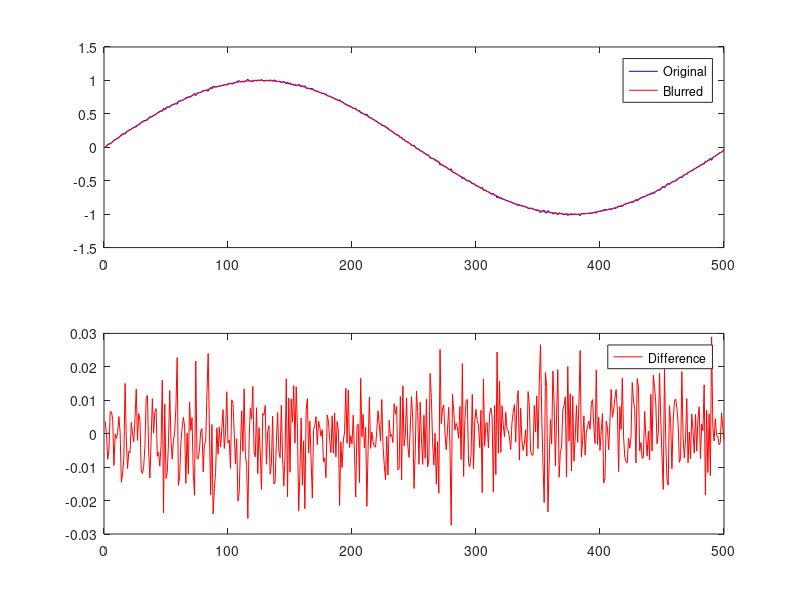

Here is the MATLAB script that generated this plot:

% AUTHOR: Niklas Hauber
% example script showing slope extrapolation

useSlopeExtrapolation = true; 
n = 500; % Size of the array
sigma = 10; % gaussian std dev
kernel_size = 20; % must be odd

% init data
%data = (1:n)/n-0.5;
data = sin((1:n)/80);
data = data + 0.01*randn(1,n);
%data(10:20) = nan;
%data(50:60) = nan;

% init gaussian kernel
half_size = floor(kernel_size / 2);
kernel = zeros(1, kernel_size);
for i = -half_size:half_size
    kernel(i + half_size + 1) = exp(-i^2 / (2 * sigma^2));
end
kernel = kernel / sum(kernel);

blurred = zeros(1, n);

for i = 1:n
    self = data(i);

    valueSum = 0;
    distSum = 0;

    weight_sum = 0;
    wsum_xy = 0;
    wsum_x = 0;
    wsum_y = 0;
    wsum_x2 = 0;

    for x = -half_size:half_size
        idx = i + x;
        k = kernel(x + half_size + 1);
        valid_sample = idx>= 1 && idx<=n && ~isnan(data(idx));
        if valid_sample
            y = data(idx);
            valueSum = valueSum + y * k;
            weight_sum=weight_sum+k;
               
            wsum_xy = wsum_xy+k*x*y;
            wsum_x = wsum_x+k*x;
            wsum_y = wsum_y+k*y;
            wsum_x2 = wsum_x2+k*x*x;
        elseif useSlopeExtrapolation
            valueSum = valueSum+self*k;
            distSum = distSum+k*x;
        end
    end
    
    if useSlopeExtrapolation
        slope = (wsum_xy- wsum_x*wsum_y/weight_sum) / (wsum_x2 - wsum_x*wsum_x/weight_sum);
        blurred(i) = valueSum + distSum*slope;
    else
        blurred(i) = valueSum / weight_sum;
    end
end

% Plot the original and blurred arrays
%figure
subplot(2,1,1);
hold off; % to replace last figure
plot(data, 'b', 'DisplayName', 'Original');
hold on;
plot(blurred, 'r', 'DisplayName', 'Blurred');
legend;
subplot(2,1,2);
plot(blurred-data, 'r', 'DisplayName', 'Difference');
legend;
